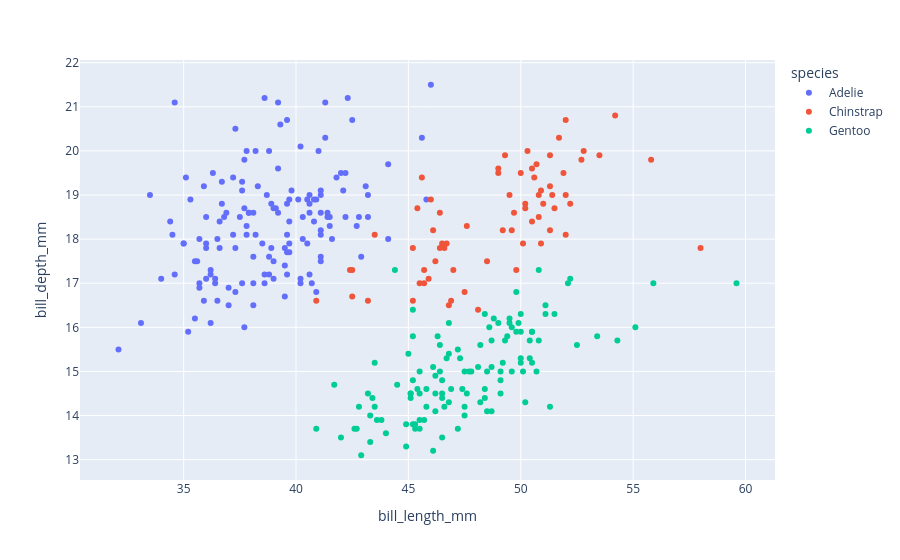

This figure's notebook cell:
### Code cell
# A quick chart: can you tell the species apart by their bills?
px.scatter(df, x="bill_length_mm", y="bill_depth_mm", color="species")

### Figure 1 — Plotly figure (JSON) as saved in the notebook; plotly's stock layout.template omitted (floating-point values rounded to 4 significant figures; data arrays with more than 128 entries replaced by an {"elided": "..."} marker saying what was removed)
{"data": [{"hovertemplate": "species=Adelie<br>bill_length_mm=%{x}<br>bill_depth_mm=%{y}<extra></extra>", "legendgroup": "Adelie", "marker": {"color": "#636efa", "symbol": "circle"}, "mode": "markers", "name": "Adelie", "orientation": "v", "showlegend": true, "type": "scatter", "x": {"elided": "146 float values"}, "xaxis": "x", "y": {"elided": "146 float values"}, "yaxis": "y"}, {"hovertemplate": "species=Chinstrap<br>bill_length_mm=%{x}<br>bill_depth_mm=%{y}<extra></extra>", "legendgroup": "Chinstrap", "marker": {"color": "#EF553B", "symbol": "circle"}, "mode": "markers", "name": "Chinstrap", "orientation": "v", "showlegend": true, "type": "scatter", "x": [46.5, 50.0, 51.3, 45.4, 52.7, 45.2, 46.1, 51.3, 46.0, 51.3, 46.6, 51.7, 47.0, 52.0, 45.9, 50.5, 50.3, 58.0, 46.4, 49.2, 42.4, 48.5, 43.2, 50.6, 46.7, 52.0, 50.5, 49.5, 46.4, 52.8, 40.9, 54.2, 42.5, 51.0, 49.7, 47.5, 47.6, 52.0, 46.9, 53.5, 49.0, 46.2, 50.9, 45.5, 50.9, 50.8, 50.1, 49.0, 51.5, 49.8, 48.1, 51.4, 45.7, 50.7, 42.5, 52.2, 45.2, 49.3, 50.2, 45.6, 51.9, 46.8, 45.7, 55.8, 43.5, 49.6, 50.8, 50.2], "xaxis": "x", "y": [17.9, 19.5, 19.2, 18.7, 19.8, 17.8, 18.2, 18.2, 18.9, 19.9, 17.8, 20.3, 17.3, 18.1, 17.1, 19.6, 20.0, 17.8, 18.6, 18.2, 17.3, 17.5, 16.6, 19.4, 17.9, 19.0, 18.4, 19.0, 17.8, 20.0, 16.6, 20.8, 16.7, 18.8, 18.6, 16.8, 18.3, 20.7, 16.6, 19.9, 19.5, 17.5, 19.1, 17.0, 17.9, 18.5, 17.9, 19.6, 18.7, 17.3, 16.4, 19.0, 17.3, 19.7, 17.3, 18.8, 16.6, 19.9, 18.8, 19.4, 19.5, 16.5, 17.0, 19.8, 18.1, 18.2, 19.0, 18.7], "yaxis": "y"}, {"hovertemplate": "species=Gentoo<br>bill_length_mm=%{x}<br>bill_depth_mm=%{y}<extra></extra>", "legendgroup": "Gentoo", "marker": {"color": "#00cc96", "symbol": "circle"}, "mode": "markers", "name": "Gentoo", "orientation": "v", "showlegend": true, "type": "scatter", "x": [46.1, 50.0, 48.7, 50.0, 47.6, 46.5, 45.4, 46.7, 43.3, 46.8, 40.9, 49.0, 45.5, 48.4, 45.8, 49.3, 42.0, 49.2, 46.2, 48.7, 50.2, 45.1, 46.5, 46.3, 42.9, 46.1, 47.8, 48.2, 50.0, 47.3, 42.8, 45.1, 59.6, 49.1, 48.4, 42.6, 44.4, 44.0, 48.7, 42.7, 49.6, 45.3, 49.6, 50.5, 43.6, 45.5, 50.5, 44.9, 45.2, 46.6, 48.5, 45.1, 50.1, 46.5, 45.0, 43.8, 45.5, 43.2, 50.4, 45.3, 46.2, 45.7, 54.3, 45.8, 49.8, 49.5, 43.5, 50.7, 47.7, 46.4, 48.2, 46.5, 46.4, 48.6, 47.5, 51.1, 45.2, 45.2, 49.1, 52.5, 47.4, 50.0, 44.9, 50.8, 43.4, 51.3, 47.5, 52.1, 47.5, 52.2, 45.5, 49.5, 44.5, 50.8, 49.4, 46.9, 48.4, 51.1, 48.5, 55.9, 47.2, 49.1, 46.8, 41.7, 53.4, 43.3, 48.1, 50.5, 49.8, 43.5, 51.5, 46.2, 55.1, 48.8, 47.2, 46.8, 50.4, 45.2, 49.9], "xaxis": "x", "y": [13.2, 16.3, 14.1, 15.2, 14.5, 13.5, 14.6, 15.3, 13.4, 15.4, 13.7, 16.1, 13.7, 14.6, 14.6, 15.7, 13.5, 15.2, 14.5, 15.1, 14.3, 14.5, 14.5, 15.8, 13.1, 15.1, 15.0, 14.3, 15.3, 15.3, 14.2, 14.5, 17.0, 14.8, 16.3, 13.7, 17.3, 13.6, 15.7, 13.7, 16.0, 13.7, 15.0, 15.9, 13.9, 13.9, 15.9, 13.3, 15.8, 14.2, 14.1, 14.4, 15.0, 14.4, 15.4, 13.9, 15.0, 14.5, 15.3, 13.8, 14.9, 13.9, 15.7, 14.2, 16.8, 16.2, 14.2, 15.0, 15.0, 15.6, 15.6, 14.8, 15.0, 16.0, 14.2, 16.3, 13.8, 16.4, 14.5, 15.6, 14.6, 15.9, 13.8, 17.3, 14.4, 14.2, 14.0, 17.0, 15.0, 17.1, 14.5, 16.1, 14.7, 15.7, 15.8, 14.6, 14.4, 16.5, 15.0, 17.0, 15.5, 15.0, 16.1, 14.7, 15.8, 14.0, 15.1, 15.2, 15.9, 15.2, 16.3, 14.1, 16.0, 16.2, 13.7, 14.3, 15.7, 14.8, 16.1], "yaxis": "y"}], "layout": {"legend": {"title": {"text": "species"}, "tracegroupgap": 0}, "margin": {"t": 60}, "xaxis": {"anchor": "y", "domain": [0, 1], "title": {"text": "bill_length_mm"}}, "yaxis": {"anchor": "x", "domain": [0, 1], "title": {"text": "bill_depth_mm"}}}}
